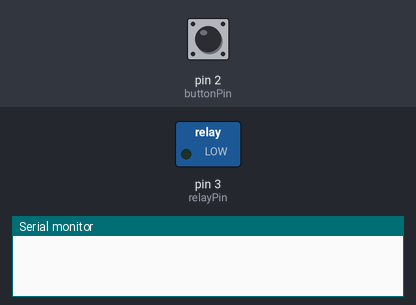
This sketch was run on a simulated Arduino Uno, built with avr-gcc and run on an emulated ATmega328P. On the bench: switched loads named in the sketch (green lamp = pin HIGH), the last lines printed to the serial monitor. Inputs (shaded band) come from the test bench; at power-on: pin 2 (buttonPin) LOW.

Above: at 1.2 s.
1.3 s: pin 2 (buttonPin) pulled HIGH for 0.15 s
At 2.4 s:
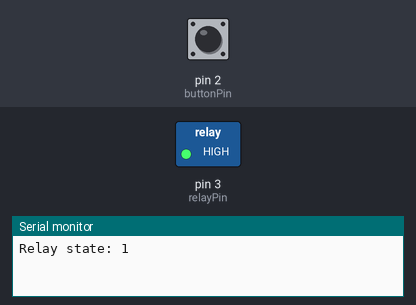
2.9 s: pin 2 (buttonPin) pulled HIGH for 1 s
At 3.6 s:
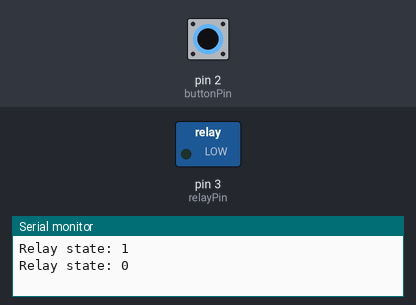
5.4 s: pin 2 (buttonPin) pulled HIGH for 3.2 s
At 6.7 s:
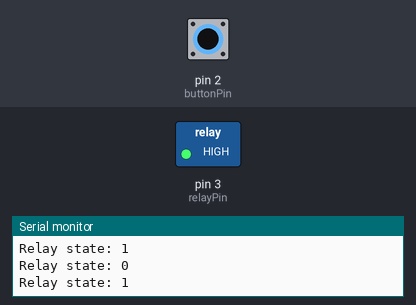
Timing chart, 0 to 8.4 s (numbered marks = the images above; inputs shaded):
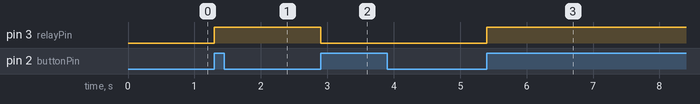

The sketch:

home_automation.ino
```cpp
const int buttonPin = 2; // the number of the pushbutton pin
const int relayPin = 3; // the number of the relay pin

int buttonState = 0; // variable for reading the pushbutton status
int lastButtonState = 0; // variable to store the last button state
int relayState = LOW; // variable to store the relay state

void setup() {
    pinMode(buttonPin, INPUT);
    pinMode(relayPin, OUTPUT);
    Serial.begin(9600);
}

void loop() {
    buttonState = digitalRead(buttonPin); // read the state of the pushbutton value

    if (buttonState != lastButtonState) { // If the button state has changed
        if (buttonState == HIGH) { // If the current state is HIGH then the button was pressed
            relayState = !relayState; // toggle the relay state
            digitalWrite(relayPin, relayState); // turn relay on/off
            Serial.print("Relay state: ");
            Serial.println(relayState);
        }
        delay(50); // debounce delay
    }

    lastButtonState = buttonState; // save the current state as the last state
}
```

Measured:
- after the input at 1.3 s, pin 3 (relayPin): LOW → HIGH at once
- after the input at 2.9 s, pin 3 (relayPin): HIGH → LOW at once
- after the input at 5.4 s, pin 3 (relayPin): LOW → HIGH at once
